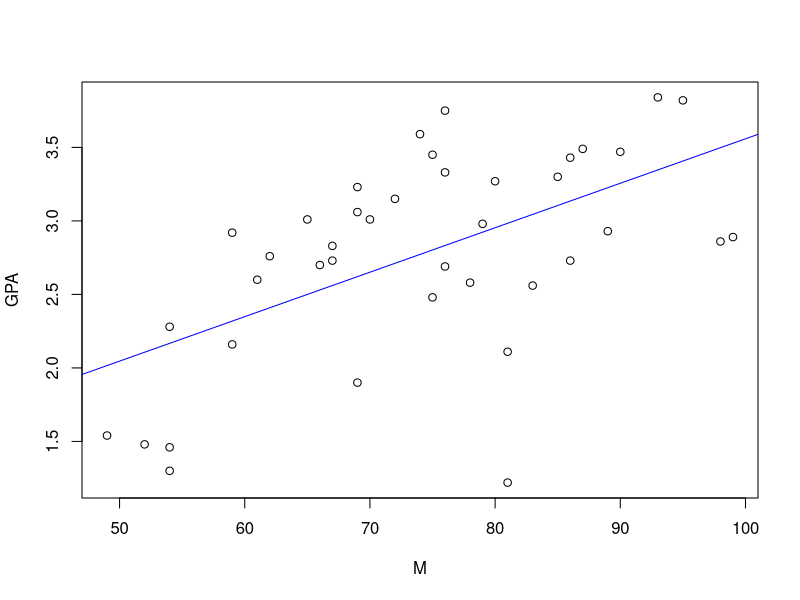

Generate this figure with R:
#Chad Huntebrinker
#Midterm Exam

#Load the library and data in to R
library(readxl)

excel_data <- read_excel("Student_Data.xlsx")

#Fit the model (Problem 13)
model_2 <- lm(GPA~M,data=excel_data)
sum_of_model2 <- summary(model_2)

# Plot the graph just to see
plot(GPA~M,data=excel_data)
abline(model_2,col="blue")

#Problem 14: estimate error variance
sum_of_model2$sigma^2

#Problem 15 and 16:
t.star <- summary(model_2)$coefficients[2,3]
#Test H1 (which we find true so we say there is evidence for linear association)
t.star > qt(0.95, 38)

#Problem 17:
CI <- predict(model_2, se.fit = TRUE, data.frame(M=60), interval = "confidence", level = 0.99)
CI$fit

#Problem 18:
CI_Pio <- predict(model_2, se.fit = TRUE, data.frame(M=99), interval = "confidence", level = 0.99)
CI_Pio$fit